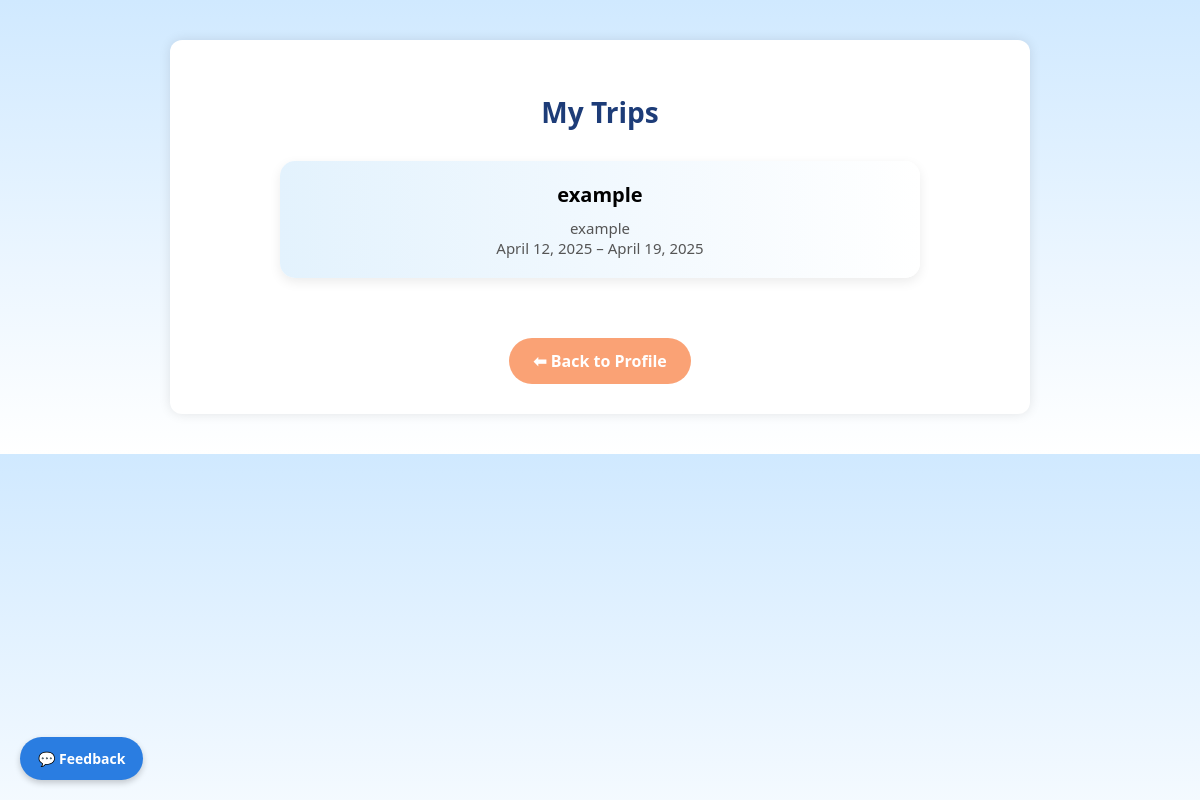
The app's page /trips/list/ (signed in), older data.
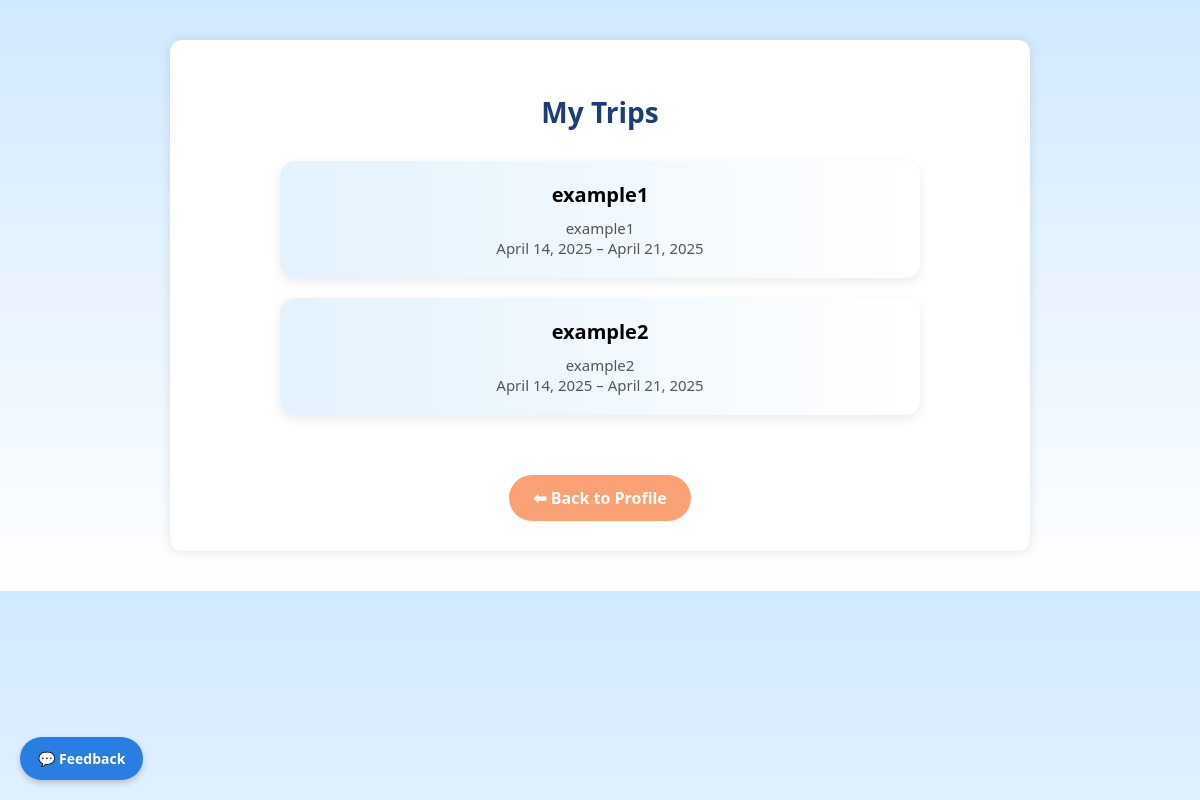
The same page, newer data.
### trips/models.py (models this page shows, shortened)
class Trip(models.Model):
    TRIP_TYPE_CHOICES = [
        ('beach', 'Beach'),
        ('city', 'City'),
        ('hiking', 'Hiking'),
        ('business', 'Business'),
        ('snow', 'Snow / Ski'),
        ('other', 'Other'),
    ]
    user = models.ForeignKey(get_user_model(), on_delete=models.CASCADE)
    name = models.CharField(max_length=100)
    destination = models.CharField(max_length=100)
    start_date = models.DateField()
    end_date = models.DateField()
    trip_type = models.CharField(max_length=50, choices=TRIP_TYPE_CHOICES, default='other')
    manually_cleared = models.BooleanField(default=False)
    is_public = models.BooleanField(default=False)
    share_token = models.CharField(max_length=12, unique=True, blank=True, null=True)

### trips/views.py (the view)
# urls.py: path('list/', views.trip_list, name='trip_list'),
@login_required
def trip_list(request):
    trips = Trip.objects.filter(user=request.user).order_by('-start_date')
    return render(request, 'trips/trip_list.html', {'trips': trips})

### trips/templates/trips/trip_list.html (shortened to what this page needs)
{% extends 'base.html' %}
{% load static %}
{% block content %}
  <div style="text-align: center;">
    <h2 style="color: #1d3c78; margin-bottom: 30px; font-size: 28px; font-weight: 700;">My Trips</h2>
    <div class="trip-list">
      {% for trip in trips %}
        <a href="{% url 'trip_detail' trip.id %}" class="trip-card-link">
          <div class="trip-card">
            <div class="trip-title">{{ trip.name }}</div>
            <div class="trip-info">
              {{ trip.destination }}<br>
              {{ trip.start_date }} – {{ trip.end_date }}
            </div>
          </div>
        </a>
      {% empty %}
        <p style="font-size: 16px; color: #777;">You have no trips yet.</p>
      {% endfor %}
    </div>
    <a href="{% url 'profile' %}" class="button" style="
      margin-top: 40px;
      background-color: #faa275;
      padding: 12px 24px;
      display: inline-block;
      border-radius: 25px;
      font-weight: 600;
      text-decoration: none;
      color: white;
      transition: background 0.3s ease;">
      ⬅ Back to Profile
    </a>
  </div>
{% endblock %}

### templates/base.html (shortened to what this page needs)
<!DOCTYPE html>
<html lang="en">
<head>
</head>
<body>
  <div class="container">
    {% block content %}{% endblock %}
  </div>
  <a href="{% url 'leave_feedback' %}" id="feedback-button">💬 Feedback</a>
</body>
</html>

### templates/base.html (style rules this page uses)
body { font-family: 'Segoe UI', sans-serif; background: linear-gradient(to bottom, #d0e9ff, #ffffff); margin: 0; padding: 0; }
.container { max-width: 800px; margin: 40px auto; background: #fff; padding: 30px; border-radius: 12px; box-shadow: 0 0 12px rgba(0, 0, 0, 0.1); }
a.button { background-color: #2a7de1; color: white; padding: 10px 20px; text-decoration: none; border-radius: 20px; font-weight: bold; display: inline-block; margin-top: 20px; }
#feedback-button { position: fixed; bottom: 20px; left: 20px; background-color: #2a7de1; color: white; padding: 12px 18px; font-size: 14px; border-radius: 30px; text-decoration: none; font-weight: bold; box-shadow: 0 3px 6px rgba(0, 0, 0, 0.2); z-index: 999; transition: background-color 0.3s, transform 0.3s; }

### trips/templates/trips/trip_list.html (style rules this page uses)
.trip-card-link { text-decoration: none; color: inherit; }
.trip-card { border-radius: 15px; padding: 20px; margin: 20px auto; background: linear-gradient(to right, #e3f2fd, #ffffff); max-width: 600px; box-shadow: 0 4px 12px rgba(0, 0, 0, 0.08); transition: all 0.4s ease; transform: perspective(1px) translateZ(0); }
.trip-title { font-weight: 700; font-size: 20px; margin-bottom: 10px; }
.trip-info { color: #555; font-size: 15px; }

Row changes from the older to the newer data that the page shows:
removed Trip: name "example", destination "example", start_date "April 12, 2025", end_date "April 19, 2025"
added Trip: name "example1", destination "example1", start_date "April 14, 2025", end_date "April 21, 2025"
added Trip: name "example2", destination "example2", start_date "April 14, 2025", end_date "April 21, 2025"
